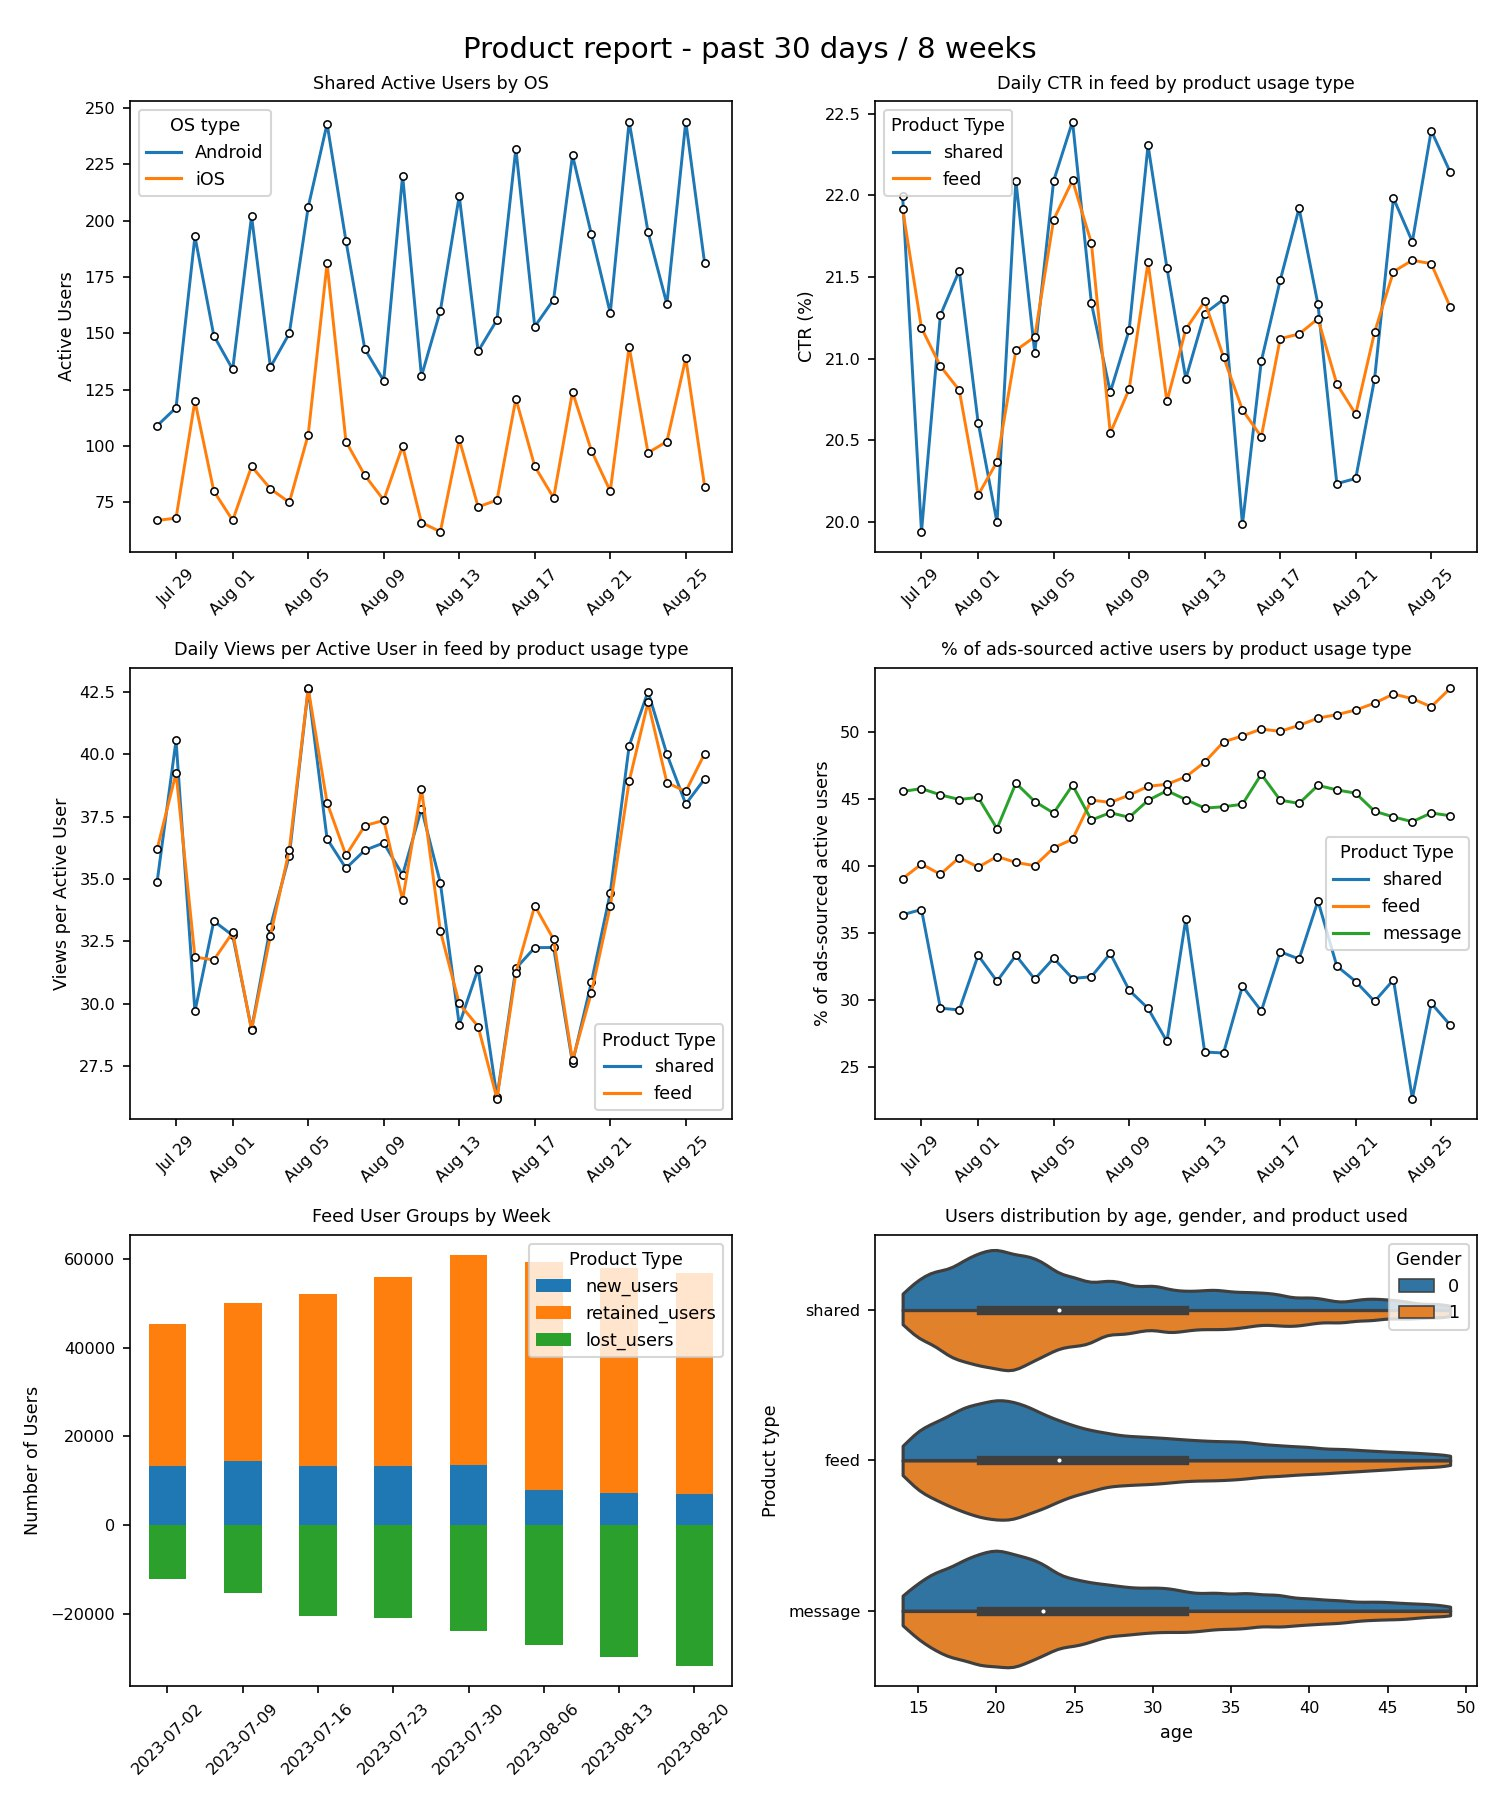

Write the Python code that produced this figure.
### DESCRIPTION ###

# Here, we set up an automated reporting system using Airflow.
# The system performs an ETL task and reports via corporate messenger chat 
# (Telegram in this case).
# The report includes key metrics over past 30 days 
# which describe the development of our product:

# feed-messenger (shared) DAU, 
# CTR, 
# views per user, 
# % of ads-sourced traffic, 
# feed users by retention,
# users demographics

# An example of the report is shown in the file 'product-report.jpg'
 
### IMPORTS ###

# hide database access passwords
import os
from dotenv import load_dotenv

# file work and time
import io
from datetime import datetime, timedelta

# calculation and data manipulation 
import pandas as pd
import pandahouse as ph # Connect with clickhouse DB

# plotting
import matplotlib.pyplot as plt
from matplotlib.dates import DateFormatter
import seaborn as sns

# report bot-related methods
import telegram

from airflow.decorators import dag, task
from airflow.operators.python import get_current_context


### DEFINE PARAMETERS AND CONSTANTS ###

# Load environment variables (database password, telegram bot token and chat ID) from .env file
load_dotenv()

# introduce the secret variable to connect to the db
db_pwd = os.environ.get('db_pwd')
bot_token = os.environ.get('bot_token')
chat_id = os.environ.get('chat_id')

# default arguments to be used in our tasks
default_args = {
    'owner': 'd-shiriaev',
    'depends_on_past': False,
    'retries': 2,
    'retry_delay': timedelta(minutes=5),
    'start_date': datetime(2023, 8, 15),
}

# DAG launching interval, in cron format
schedule_interval = '00 11 * * *'

# to connect with source database
connection_sim = {
    'host': 'https://clickhouse.lab.karpov.courses',
      'database':'simulator_20230720',
      'user':'student', 
      'password': db_pwd
     }

# query to get shared usage data for the report
shared_query = """
WITH cte_feed AS (

SELECT
    toDate(time) AS day,
    user_id,
    countIf(action = 'like') AS likes,
    countIf(action = 'view') AS views,
    age,
    gender,
    os,
    source
FROM simulator_20230720.feed_actions
WHERE toDate(time) BETWEEN (today() - 30) AND today() - 1
GROUP BY 
    toDate(time),
    user_id,
    age,
    gender,
    os,
    source
    
),

cte_message AS (

SELECT
    toDate(time) AS day,
    user_id,
    count() AS messages_sent,
    age,
    gender,
    os,
    source
FROM simulator_20230720.message_actions
WHERE toDate(time) BETWEEN (today() - 30) AND today() - 1
GROUP BY 
    toDate(time) AS day,
    user_id,
    age,
    gender,
    os,
    source

)

SELECT 
    t1.day,
    toString(t1.user_id) AS user_id,
    likes,
    views,
    messages_sent,
    t1.age,
    t1.gender,
    t1.os,
    t1.source
FROM 
cte_feed t1 JOIN cte_message t2 
ON t1.day = t2.day AND t1.user_id = t2.user_id 
"""

# get feed usage data
feed_query = """
SELECT
    toDate(time) AS day,
    toString(user_id) AS user_id,
    countIf(action = 'like') AS likes,
    countIf(action = 'view') AS views,
    age,
    gender,
    os,
    source
FROM simulator_20230720.feed_actions
WHERE toDate(time) BETWEEN (today() - 30) AND today() - 1
GROUP BY 
    toDate(time),
    user_id,
    age,
    gender,
    os,
    source
"""

# get message usage data
message_query = """
SELECT
    toDate(time) AS day,
    toString(user_id) AS user_id,
    count() AS messages_sent,
    age,
    gender,
    os,
    source
FROM simulator_20230720.message_actions
WHERE toDate(time) BETWEEN (today() - 30) AND today() - 1
GROUP BY 
    toDate(time) AS day,
    user_id,
    age,
    gender,
    os,
    source
"""

# get retention data:
# for each week we have amount of:
# 1. new users;
# 2. users active this and previous week;
# 3. users active previous, but not this week.
retention_query = '''
-- table where for every unique pair user-active week, 
-- shows if this user joined that week, was active last week, and was active next week
WITH weeks_labeled AS (
SELECT 
user_id, 
week, 
all_weeks,
start_week,
if(has(all_weeks, week - 7), 1, 0) AS is_previous_week,
if(has(all_weeks, week + 7), 1, 0) AS is_next_week

FROM

-- table showing all user activity weeks aggregated into an array
(SELECT DISTINCT user_id, 
toStartOfWeek(time) AS week, 
groupUniqArray(toStartOfWeek(time)) OVER (PARTITION BY user_id) AS all_weeks,
min(toStartOfWeek(time)) OVER (PARTITION BY user_id) AS start_week
FROM simulator_20230720.feed_actions) t1
)

SELECT week,
new_users,
retained_users,
lost_users

FROM 
-- table having counts for new and retained users by week
(SELECT 
week, 
countIf(week = start_week) AS new_users,
countIf(is_previous_week = 1) AS retained_users
FROM weeks_labeled
GROUP BY week
) with_retained

JOIN 

-- table having counts for users who didn`t come from last week.
-- basically, weeks are shifted one week up to align 
-- with is_next_week column to indicate how many users did not come ("gone")
(SELECT 
week + 7 AS to_next_week,
countIf(is_next_week = 0) * (-1) AS lost_users
FROM weeks_labeled
GROUP BY to_next_week
) with_gone

ON (with_retained.week = with_gone.to_next_week)
WHERE week BETWEEN toStartOfWeek(today()) - 7 * 8 AND toStartOfWeek(today()) - 7
'''


bot = telegram.Bot(token=bot_token) # access the bot


### DEFINE CLASSES WE WOULD NEED ###

# This classes are used to write ETL tasks
# to avoid repetitive actions and allow more readable code

class Extractor:
    """
    Extracts a dataframe and adds a column for product type if needed
    """
    # extract a df given the query and connection details
    @staticmethod
    def extract(query, connection):
        df_cube = ph.read_clickhouse(query=query, connection=connection)
        return df_cube
    
    # add a product type column
    @staticmethod
    def add_column(df_cube, product_type):
        df_cube['product'] = product_type
        return df_cube
    

class Transformer:
    """
    manipulates dataframe(s) to make them suitable for further plotting
    """
    # make df for plot 1 - dau by os
    @staticmethod
    def shared_dau_os_maker(shared_df):
        # group users by date and os type and count them
        return shared_df.groupby(['day', 'os']).count().reset_index()
    

    # make dfs for plots 2 and 3 - ctr by product and views/users by product
    @staticmethod
    def ctr_df_maker(shared_df, feed_df):
        # group shared users by date and count total CTR
        shared_ctr_df = shared_df.groupby(['day'])\
            .agg({'user_id': 'count', 'views': 'sum', 'likes': 'sum', 'product': 'min'})
        shared_ctr_df['ctr'] = shared_ctr_df.likes.mul(100).div(shared_ctr_df.views)
        
        # same for feed users
        feed_ctr_df = feed_df.groupby(['day'])\
            .agg({'user_id': 'count', 'views': 'sum', 'likes': 'sum', 'product': 'min'})
        feed_ctr_df['ctr'] = feed_ctr_df.likes.mul(100).div(feed_ctr_df.views)
        
        # make a merged CTR dataframe and make views per user column
        ctr_df = pd.concat([shared_ctr_df, feed_ctr_df])
        ctr_df['views per active user'] = ctr_df.views.div(ctr_df.user_id)
        
        return ctr_df.reset_index()
    

    # make df for plot 4 - percentage of ads-sourced users by product
    @staticmethod
    def ads_percentage_maker(dfs, products):
        # an array to be filled with transformed dataframes
        processed_dfs = []

        for df, product in zip(dfs, products):
            # group by date, source, count the users, transform the indices
            grouped_df = df.groupby(['day', 'source'], as_index=False).count().loc[:, ['day', 'source', 'user_id']]
            pivot_df = grouped_df.pivot(index='day', columns='source', values='user_id').fillna(pd.NA)
            # make a percentage column
            pivot_df['ads_percentage'] = (pivot_df['ads'] / (pivot_df['ads'] + pivot_df['organic'])) * 100
            # make product type column
            pivot_df['product'] = product

            processed_dfs.append(pivot_df)

        # combine dfs for every product type
        concatenated_df = pd.concat(processed_dfs)

        return concatenated_df.reset_index()
    
    # make df for plot 5 - age distribution by gender and product
    @staticmethod
    def age_distribution_maker(dfs, age_threshold):
        # age_threshold is to cutoff very old users to make plots more clean
        concat_df = pd.concat(dfs)
        return concat_df[concat_df.age < age_threshold]
    
class ToPlot:
    """
    prepares a plot object from the transformed dataframe
    and plots it onto a given grid
    """    
    def __init__(self, 
                 data, 
                 plot_type,
                 ylabel,
                 title,
                 xlabel='',
                 x=None,
                 y=None,
                 hue=None,
                 columns=None,
                 legend_title=None,
                ):
        
        self.data = data
        self.plot_type = plot_type
        self.ylabel = ylabel
        self.title = title
        self.xlabel = xlabel
        self.x = x
        self.y = y
        self.hue = hue
        self.columns = columns
        self.legend_title = legend_title
        
    def __repr__(self):
        return str((self.title, self.ylabel, self.xlabel))
        
    # plots formatted plot onto a given grid
    def plot(self, ax, scale=1):
        
        if self.plot_type == 'lineplot':
            self.lineplot(ax, scale)
            tick_rotation = 45
        elif self.plot_type == 'barplot':
            self.barplot(ax, scale)
            tick_rotation = 45
        elif self.plot_type == 'violinplot':
            self.violinplot(ax, scale)
            tick_rotation = 0
        else:
            raise ValueError("to_plot parameter must be 'lineplot', 'boxplot', or 'violinplot'")     
        
        self.format_plot(ax, tick_rotation, scale)
    
    # formats a plot
    def format_plot(self, ax, tick_rotation, scale=1):
        
        fontsize = 12 * scale**(0.5)
        labelsize = 11 * scale**(0.5)
        
        ax.set_title(self.title, fontsize=fontsize)
        ax.set_xlabel(self.xlabel, fontsize=fontsize)
        ax.set_ylabel(self.ylabel, fontsize=fontsize)

        legend = ax.legend(title=self.legend_title, fontsize=fontsize)
        legend.get_title().set_fontsize(fontsize)
        legend.set_alpha(1)

        # Set the tick labels

        ax.tick_params(axis='x', rotation=tick_rotation, labelsize=labelsize)
        ax.tick_params(axis='y', rotation=0, labelsize=labelsize)       
        
    # makes lineplot
    def lineplot(self, ax, scale=1):
        """
        Plots a lineplot for the given dataframe (table) on the given axis (ax)
        """
        
        # Plot the line plot
        sns.lineplot(
            data=self.data,
            x=self.x, 
            y=self.y, 
            ax=ax,
            hue=self.hue,
            linewidth=2*scale**(0.5),
            marker="o",
            markerfacecolor='white',
            markeredgecolor='black',
            markersize=7*scale
        )        
        
        ax.xaxis.set_major_formatter(plt.matplotlib.dates.DateFormatter('%b %d'))  # Month Day format

    # makes barplot for retention
    def barplot(self, ax, scale=1):
        
        if self.columns:
            df = self.data[columns]
        else:
            df = self.data
        
        df.plot(kind='bar', stacked=True, ax=ax)
        ax.set_xticklabels(self.data.index.date)
    
    # makes violinplot
    def violinplot(self, ax, scale=1):
        # Create the violinplot on the specified ax
        sns.violinplot(data=self.data, 
                       ax=ax,
                       x=self.x, 
                       y=self.y, 
                       hue=self.hue, 
                       split=True, 
                       cut=0, 
                       bw=.08,
                       # scale="count",
                      # inner="stick"
                      )       

class Reporter:
    """
    makes a final plot and sends it via TG
    """
    def __init__(self,
                 to_plot_objects,
                 chat_id,
                 bot,
                 suptitle=None,
                 figsize=(10, 12),
                 scale=.5
                ):
        self.to_plot_objects = to_plot_objects
        self.chat_id = chat_id
        self.bot = bot
        self.suptitle = suptitle
        self.figsize = figsize
        self.scale = scale
        
    
    def send_plots(self):
        self.make_plots()
        plot_object = io.BytesIO()
        plt.savefig(plot_object, dpi=150)
        plot_object.seek(0)
        plot_object.name = 'report_plot.png'
        plt.close()
        self.bot.sendPhoto(chat_id=self.chat_id, photo=plot_object)
        
        
    def make_plots(self):
        # make a canvas, set sizes
        fig, axs = plt.subplots(3, 2, figsize=self.figsize)

        # make a fig title
        fig.suptitle(self.suptitle, fontsize=14)

        for to_plot_obj, ax in zip(self.to_plot_objects, axs.reshape(-1)):
            to_plot_obj.plot(ax=ax, scale=self.scale)
            
        plt.tight_layout()
       

### DAG CREATION ###
# create a dag
@dag(
    default_args=default_args, 
    schedule_interval=schedule_interval, 
    catchup=False
)
def dag_sim_shiriaev_task_9_2(): 
    
    # get a df to work with
    @task
    def extract_df(query, connection, product_type=None):
        df = Extractor.extract(query, connection)
        if product_type:
            df = Extractor.add_column(df, product_type)
        return df

    # toplot for plot 1 - dau by os
    @task
    def transform_dau_os(shared_df):
        data = Transformer.shared_dau_os_maker(shared_df)

        to_plot = ToPlot(
            data=data,
             plot_type='lineplot',
             ylabel='Active Users',
             title='Shared Active Users by OS',
             x='day',
             y='user_id',
             hue='os',
             legend_title='OS type'
                    )
        return to_plot

    # toplot for plot 2/3 - ctr by product / views per user by product
    @task
    def transform_ctr(shared_df, feed_df, plot):

        data = Transformer.ctr_df_maker(shared_df, feed_df)

        if plot == 'ctr':
            to_plot = ToPlot(data=data,
                         plot_type='lineplot',
                         ylabel='CTR (%)',
                         title='Daily CTR in feed by product usage type',
                         x='day',
                         y='ctr',
                         hue='product',
                         legend_title='Product Type'
                        )

        elif plot == 'views':
            to_plot = ToPlot(data=data,
                         plot_type='lineplot',
                         ylabel='Views per Active User',
                         title='Daily Views per Active User in feed by product usage type',
                         x='day',
                         y='views per active user',
                         hue='product',
                         legend_title='Product Type'
                        )
        else:
            raise ValueError("plot parameter must be 'ctr' or 'value'")

        return to_plot

    # toplot for plot 4 - percentage of ads-sourced users by product
    @task
    def transform_ads_percentage(dfs, products):

        data = Transformer.ads_percentage_maker(dfs, products)
        to_plot = ToPlot(data=data,
                         plot_type='lineplot',
                         ylabel='% of ads-sourced active users',
                         title='% of ads-sourced active users by product usage type',
                         x='day',
                         y='ads_percentage',
                         hue='product',
                         legend_title='Product Type'
                        )

        return to_plot

    # toplot for plot 5 - feed users by retention
    @task
    def transform_retention(retention_df):

        data = retention_df.set_index('week')

        to_plot = ToPlot(data=data,
                         plot_type='barplot',
                         ylabel='Number of Users',
                         title='Feed User Groups by Week',
                         x='week',
                         hue='product',
                         legend_title='Product Type'
                        )
        return to_plot

    # toplot for plot 6 - age distribution by gender and product
    @task
    def transform_age_dist(dfs, age):
        data = Transformer.age_distribution_maker(dfs, age)
        to_plot = ToPlot(data=data,
                    plot_type='violinplot',
                    ylabel='Product type',
                    title='Users distribution by age, gender, and product used',
                    xlabel='age',
                    x='age',
                    y="product",
                    hue='gender',
                    legend_title='Gender'
                        )
        return to_plot

    # make a report plot and send it
    @task
    def report(to_plot_objects, 
               chat_id, 
               bot, 
               suptitle='daily report',
               figsize=(10, 12),
                scale=.5):

        reporter = Reporter(to_plot_objects=to_plot_objects,
                     chat_id=chat_id,
                     bot=bot,
                     suptitle=suptitle,
                   figsize=figsize,
                    scale=scale
                   )

        reporter.send_plots()
 

    ### SET THE TASK ORDER ###
    
    # get the data
    shared_df = extract_df(shared_query, connection_sim, 'shared')
    feed_df = extract_df(feed_query, connection_sim, 'feed')
    message_df = extract_df(message_query, connection_sim, 'message')
    retention_df = extract_df(retention_query, connection_sim)

    # these lists will be used for plottings as arguments
    dfs = [shared_df,
           feed_df,
           message_df
          ]

    products = ['shared',
                'feed',
                'message'
               ]

    # transform and pre-plot the data
    shared_dau_os = transform_dau_os(shared_df)
    ctr = transform_ctr(shared_df, feed_df, 'ctr')
    views = transform_ctr(shared_df, feed_df, 'views')
    ads_percentage = transform_ads_percentage(dfs, products)
    retention = transform_retention(retention_df)
    age_dist = transform_age_dist(dfs=dfs, age=50)

    # send a report plot
    report(to_plot_objects=[shared_dau_os,
                           ctr,
                           views,
                           ads_percentage,
                           retention,
                           age_dist
                          ], 
               chat_id=chat_id, 
               bot=bot, 
               suptitle='Product report - past 30 days / 8 weeks',
               figsize=(10, 12),
                scale=.5)
    
### LAUCH THE DAG ###
dag_sim_shiriaev_task_9_2 = dag_sim_shiriaev_task_9_2()
